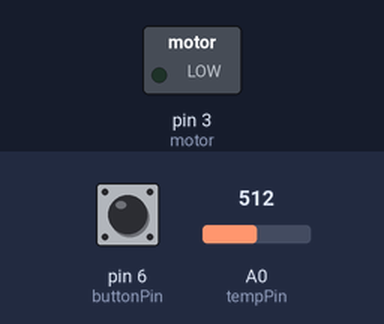
A sketch run on a simulated Arduino Uno, built with avr-gcc and run on an emulated ATmega328P. Parts: switched loads named in the sketch (green lamp = pin HIGH). The inputs (shaded band) are chosen by the test bench; at power-on: A0 (tempPin) = 512, pin 6 (buttonPin) LOW.

Above: at 1.2 s.
1.3 s: A0 (tempPin) set to 582
2.8 s: A0 (tempPin) set to 604
At 3.7 s:
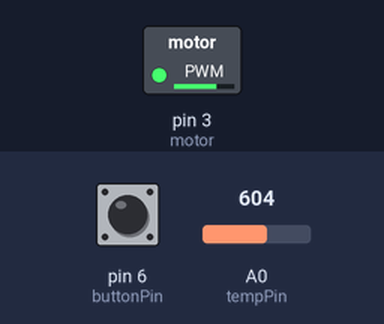
Timing chart, 0 to 5.8 s (numbered marks = the images above; inputs shaded):
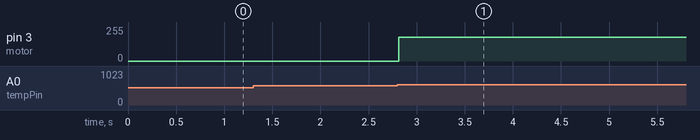

The sketch:

HW_4.ino
```cpp
/*
MECH 307 HW #4
Created by Jacob Beauchamp, Andrew Hanze, Caden Cope, and Caleb Costigan

This code is for an arduino setup which takes the readings from a thermometer component and after converting
the voltage to a readable temperature, will display it on an attached LCD screen. Secondly, pressing a button will
switch the temperature units from metric to US Customary.

REQUIREMENTS: Needs the liquid display package to be installed

For more information about this project and others like it for the 307 HW, please see the github page

*/
#include <LiquidCrystal.h> //Includes the liquid crystal repository
//Setup loop for assignment of variables on launch of script/deployment on arduino

//BS E D4D5 D6 D7
LiquidCrystal lcd(7, 8, 9, 10, 11, 12);

//Define our temperature pin
int tempPin=A0;
//Defining the button which will be hit
const int buttonPin=6;
//Defining the motor pin
const int motor=3;
//Defining the temp state 1==Fahrenheit 0==Celcius. Starts in F
int tempState=1;
//Starts with the button assumed unpressed
int buttonState=0;
int tempReading=0;
int temp=0;

void setup() {

pinMode(buttonPin, INPUT);
pinMode(motor, OUTPUT);


}

//Code that gets looped by the arduino
void loop() {
//Define button state
buttonState=digitalRead(buttonPin);
//Defines and reads the voltage coming from the defined temperature sensor
tempReading = analogRead(tempPin);
//Converts voltage into a readable kelvin measurement
double tempK = log(10000.0 * ((1024.0 / tempReading - 1)));
tempK = 1 / (0.001129148 + (0.000234125 + (0.0000000876741 * tempK * tempK ))
* tempK );
//Converts the kelvin measurement to degrees centigrade
float tempC = tempK - 273.15;
//Converts the centigrade measurement into fahrenheit
float tempF = (tempC * 9.0)/ 5.0 + 32.0;

//defining if statements to see if the button is being pressed
if (buttonState==HIGH) {
  if (tempState==1) {
    tempState=0; //Sets the temperature from F to C if the button is pressed

  } else {
    tempState=1; //if the temp state was originally C, it now is set to F
    }
 } //End if statements

  //If statements for setting up a temp variable which is what gets displayed by the screen
  if (tempState==1) {
    temp=tempF;
    }
  if (tempState==0) {
    temp=tempC;
    }


//From guide. Still needs to be tested. Likely has to do something with reseting the LCD screen

// Displays temperature for C
if (tempState==0) {
lcd.setCursor(0, 0);
lcd.print("Temp C ");
lcd.setCursor(6, 0);
lcd.print(temp);
}
// Displays temperature for F
if (tempState==1) {
lcd.setCursor(0, 0);
lcd.print("Temp F ");
lcd.setCursor(6, 0);
lcd.print(temp);
}
 //Turning on that super cool motor when things get too hot!
if (tempF>=90) {
analogWrite(motor,180); }
else {
  analogWrite(motor,0);}
  delay(200);
}
```

Measured:
- the behaviour switches between 590 and 591 on A0 (tempPin) (found by bisection; images 0 and 1)
- after the input at 1.3 s, every drawn part: stays the same
- after the input at 2.8 s, pin 3 (motor): 0/255 → 180/255 at once
